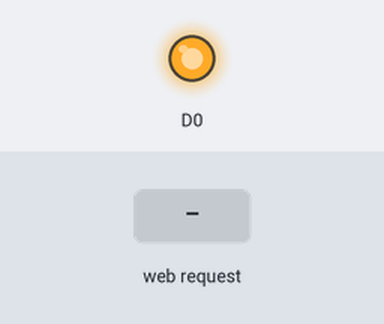
Bench run of a sketch on a simulated ESP8266 (NodeMCU). On the bench: output pins drawn as LEDs (lit = HIGH). The test bench sets the inputs (shaded band). WiFi joins after 1.5 s; servers stay silent unless stated; what the sketch prints to the serial monitor is not drawn.

Above: at 2.7 s.
2.8 s: HTTP request GET /LED=ON received
At 4.0 s:
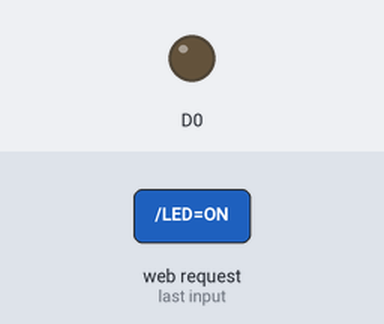
4.3 s: HTTP request GET /LED=OFF received
At 5.2 s:
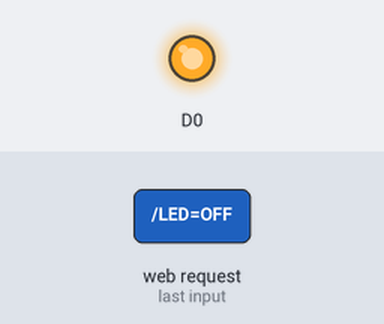
Timing chart, 0 to 7.3 s (numbered marks = the images above; inputs shaded):
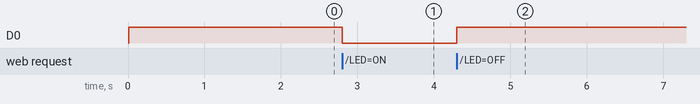

Measured:
- after the input at 2.8 s, D0: HIGH → LOW at once
- after the input at 4.3 s, D0: LOW → HIGH at once

The sketch:

sketch_mar22c.ino
```cpp
#include <ESP8266WiFi.h>

const char* ssid = "PATEL'S iPHONE";    // ur hotspot name
const char* password = "patel123"; // ur hotspot pword
String s,x;
// specify the port to listen on as an argument
WiFiServer server(80);

void setup() {
  Serial.begin(9600);
  delay(10);

  pinMode(D0, OUTPUT);
  digitalWrite(D0, HIGH);


  // Connect to WiFi network
  Serial.println();
  Serial.println();
  Serial.print("Connecting to ");
  Serial.println(ssid);

  WiFi.begin(ssid, password);

  while (WiFi.status() != WL_CONNECTED) {
    delay(500);
    Serial.print(".");
  }
  Serial.println("");
  Serial.println("WiFi connected");

  // Start the server
  server.begin();
  Serial.println("Server started");

  // Print the IP address
  Serial.println(WiFi.localIP());
}

void loop() {


  // Check if a client has connected
  WiFiClient client = server.available();
  if (!client) {
    return;
  }

  // Wait until the client sends some data
  Serial.println("new client");
  while(!client.available()){
    delay(1);

  }

  // Read the first line of the request
  String req = client.readStringUntil('\r');
  Serial.println(req);
  client.flush();
  int value = LOW;
  if (req.indexOf("/LED=OFF") != -1)  {
    digitalWrite(D0, HIGH);
    value = HIGH;
  }
  else if (req.indexOf("/LED=ON") != -1)  {
    digitalWrite(D0, LOW);
    client.println("ave koi vat vivaad nai aa reseved che.......");

  }

if(value == HIGH) {
    client.print("On");
  } else {
    client.print("Off");
  }
  client.println("<br><br>");
  // Prepare the response
   s =s+ "HTTP/1.1 200 OK\r\nContent-Type: text/html\r\n\r\n<!DOCTYPE html><html><html lang=\"/en\"><head></head><body><table border= 5px; bordercolor=\"/white\"; style=\"/width: 100%; background-color: purple; color: yellow;\" ><tr style=\"/text-align: center\"><td ><h4 >Parking Spot-1</h4><strong>ID Number :</strong><input type=\"/text\" /></br><input type =\"radio\" button type=\"/button\">500</button><input type =\"radio\"button type=\"button\">300</button><input type =\"radio\"button type=\"button\">200</button></br>""";
   s= s+ String(x);
   s= s+ "<br><br>";
   s= s+("<a href=\"/LED=ON\"\"><button>reserve </button></a>");
   s= s+("<a href=\"/LED=OFF\"\"><button>unreserved </button></a><br />");
 //  s= s+ "<br /> <br></font><div style=\"/float: center; margin-left: 120px\"><img src=\"/https://lh6.ggpht.com/AyI5C0xP9_Gpoic98l5W0zCpTM5t37KMh9Q8wUwlIiUMl4relilVQhpqsosFMRACu9g=w300\" width=\"/180\" height=\"/180\"></div></td><br/></td></tr></table></body><br/></td></tr></table></body>";

// s = s + "<head><meta http-equiv='refresh' content='5'></head>";  //for auto refresh


  // Send the response to the client
  client.print(s);
  delay(1);
  Serial.println("Client disonnected");

  // The client will actually be disconnected
  // when the function returns and 'client' object is detroyed
}
```
